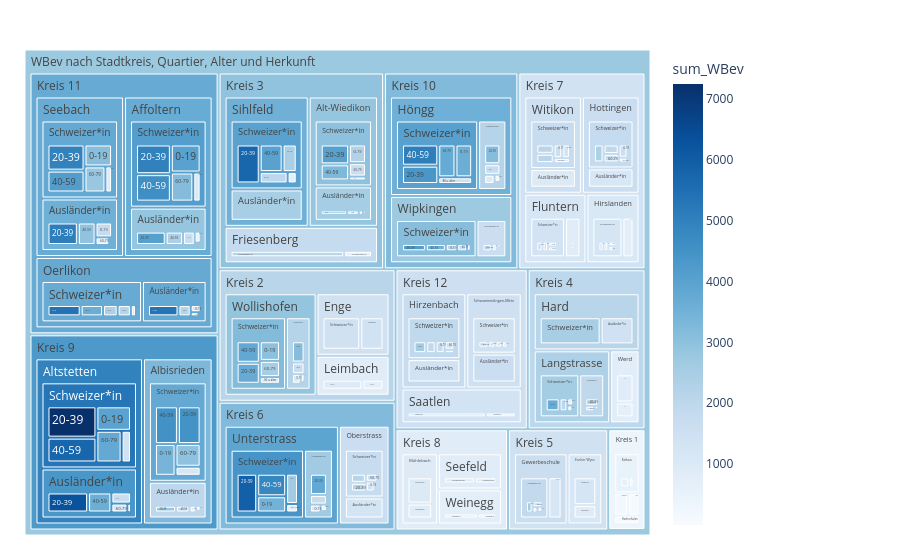

The code cell stored with this chart in its notebook:
### Code cell
fig = px.treemap(myTreemapAgg.reset_index(), path=[px.Constant("WBev nach Stadtkreis, Quartier, Alter und Herkunft"), 'KreisLang','QuarLang','HerkunftLang', 'AlterV20ueber80Kurz_noDM']
                 , values='sum_WBev'
                 , color='sum_WBev'
                 ## bei discrete scales (bei Klassen und Strings):                 
                 #, color_discrete_map={'(?)':'lightgrey','EVP':'gold', 'SP':'#FF3030', 'PdA':'#EE3B3B', 'Grüne':'#A2CD5A','GLP':'#CAFF70','Die Mitte':'orange','FDP':'#104E8B','AL':'deeppink','SVP':'forestgreen', 'FL ZÜRI':'#8B864E','Volt':'#lightblue' }                
                 ## bei continuous scales (bei Zahlenwerten):
                , color_continuous_scale='Blues'
                #, color_continuous_midpoint=np.average(df['AnzBestWir'], weights=df['AnzBestWir'])  
                 #,height=400
                 #,width=1500                 
                )
fig.update_traces(root_color="grey")
fig.update_layout(margin = dict(t=50, l=25, r=250, b=25))
fig.show()

### Figure 1 — Plotly figure (JSON) as saved in the notebook; plotly's stock layout.template omitted (floating-point values rounded to 4 significant figures; data arrays with more than 128 entries replaced by an {"elided": "..."} marker saying what was removed)
{"data": [{"branchvalues": "total", "customdata": {"elided": "508x1 float values"}, "domain": {"x": [0, 1], "y": [0, 1]}, "hovertemplate": "labels=%{label}<br>sum_WBev_sum=%{value}<br>parent=%{parent}<br>id=%{id}<br>sum_WBev=%{color}<extra></extra>", "ids": {"elided": "508 str values"}, "labels": {"elided": "508 str values"}, "marker": {"coloraxis": "coloraxis", "colors": {"elided": "508 float values"}}, "name": "", "parents": {"elided": "508 str values"}, "root": {"color": "grey"}, "type": "treemap", "values": {"elided": "508 int values"}}], "layout": {"coloraxis": {"colorbar": {"title": {"text": "sum_WBev"}}, "colorscale": [[0, "rgb(247,251,255)"], [0.125, "rgb(222,235,247)"], [0.25, "rgb(198,219,239)"], [0.375, "rgb(158,202,225)"], [0.5, "rgb(107,174,214)"], [0.625, "rgb(66,146,198)"], [0.75, "rgb(33,113,181)"], [0.875, "rgb(8,81,156)"], [1, "rgb(8,48,107)"]]}, "legend": {"tracegroupgap": 0}, "margin": {"b": 25, "l": 25, "r": 250, "t": 50}}}
